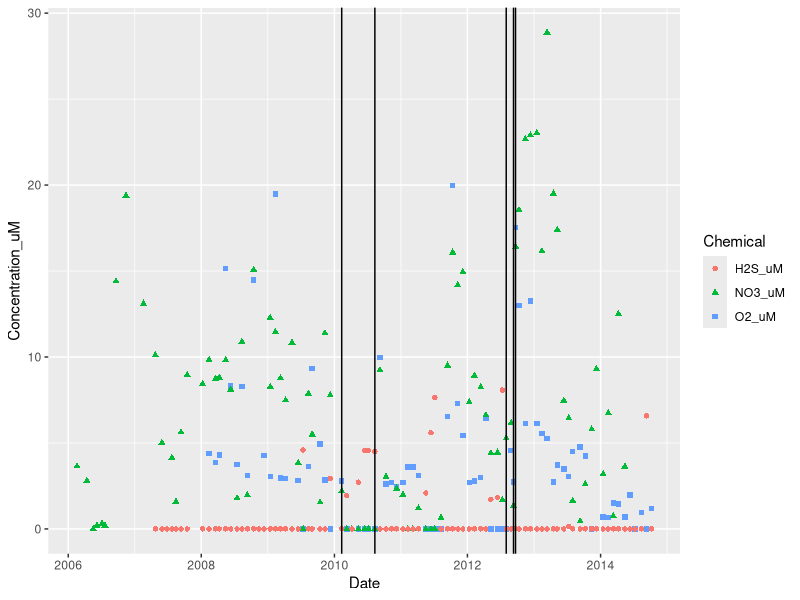
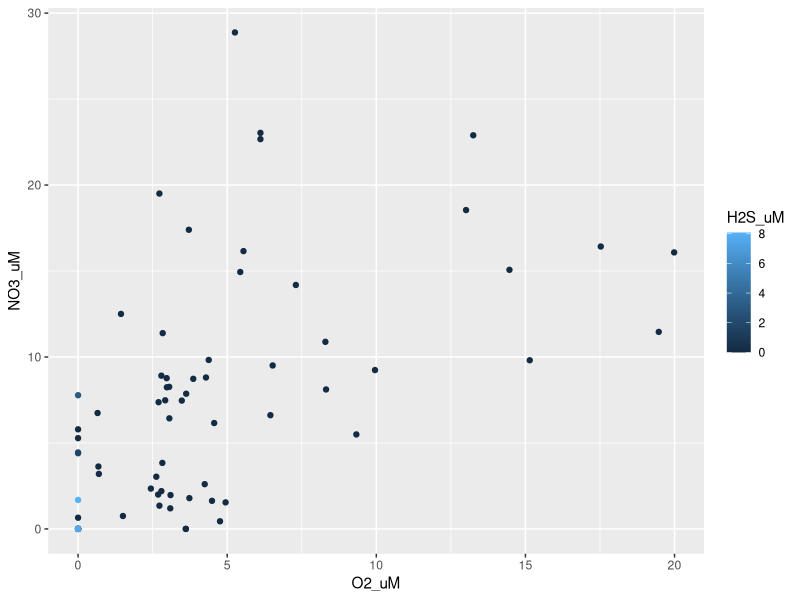

Write the R code that produced these figures, in order.
#Load packages
library(tidyverse)
library(ggplot2)

#Load data
raw_dat <- read_csv('data/Saanich_Data.csv', col_names=TRUE)

#Keep data for at 150m
proj_dat <- raw_dat %>% 
  mutate(Depth_m = Depth * 1000) %>%
  filter(Depth_m == 150) %>%
  rename(O2_uM=WS_O2, NO3_uM=WS_NO3, H2S_uM=WS_H2S, PO4_uM=WS_PO4) %>%
  select(Date, Cruise, SI, O2_uM, PO4_uM, NO3_uM, H2S_uM, Mean_NH4, Mean_NO2, Mean_N2, Mean_O2, Mean_co2, Mean_N2O, Mean_CH4, Temperature, Salinity, Density)

chemicals_of_interest <- proj_dat %>%
  select(Date, O2_uM, NO3_uM, H2S_uM)

cruise_dates_mags <- proj_dat %>%
  filter(Cruise %in% c(42, 48, 72, 74, 75))

#Graph [molecules] vs date
chemicals_of_interest %>% 
  gather(key="Chemical", value="Concentration_uM", -Date, na.rm=TRUE) %>%
  ggplot() + 
  geom_point(aes(x=Date, y=Concentration_uM, color=Chemical, shape=Chemical)) +
  geom_vline(xintercept=cruise_dates_mags$Date[1:5])

chemicals_of_interest %>%
  arrange(H2S_uM) %>%  
  filter(!is.na(H2S_uM)) %>%
  ggplot() + 
  geom_point(aes(x=O2_uM, y=NO3_uM, color=H2S_uM))
